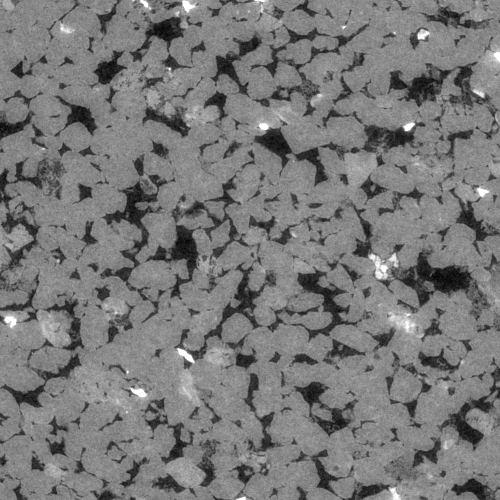
#> input picture berea8bit.tif, 500 x 500 px
$ python 'Image code.py'
#> lines starting #> are read from the running program, lines starting #| are printed output that depends on the picture; after the words box and inside, x2 and y2 are one past the last pixel; in counts of white or black regions, pixels touching at a corner belong together; long printed decimals are rounded
##### Image Analysis code goes here: #####

#### importing libraries
from skimage import io
import matplotlib.pyplot as plt
import numpy as np
from PIL import Image

#### Viewing image
image = Image.open('berea8bit.tif')
#> image is the input picture: PIL image 500x500 L; min 0, max 255, mean 120.5
image.show()
imarray = np.array(image)

img = io.imread('berea8bit.tif')
plt.imshow(img,cmap='gray')
plt.axis('off')
plt.show()
imarray = np.array(img)

#### displaying image as a histogram
# convert image to a property vector
imV = imarray.reshape((500*500, 1))
# histogram
plt.hist(imV, density=True, bins=30, range=[120,270])
plt.show()
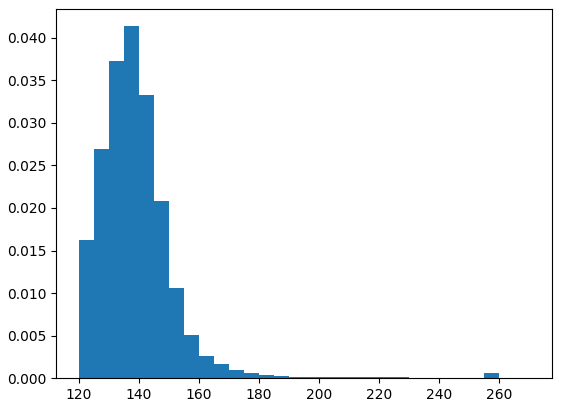
#> figure drawn by matplotlib, 1 panel; tallest bar 0.0414 high, from x = 135 to 140

### binary image thresholding
BW = imarray
BW[BW<100] = 0
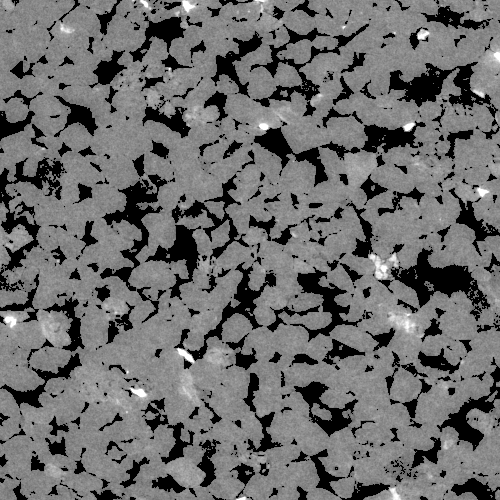
#> BW: shape (500, 500); min 0, max 255, mean 108.3
BW[BW>=100] = 255
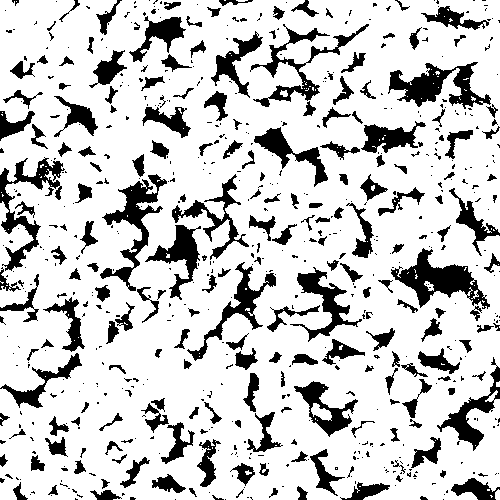
#> BW: shape (500, 500); 79.8% white; 647 black regions (437 under 20 px), largest, box (x1, y1, x2, y2) and area: (391, 248, 490, 309) 2285, (388, 62, 491, 109) 2073, (100, 174, 167, 291) 2020
BW2 = BW.astype(bool)
BW2 = np.array(BW2)
plt.imshow(imarray, cmap='Greys_r')
plt.axis('off')

area = np.size(BW2)
#> area = 250000
fw = np.sum(BW2)
#> fw = 199449

print('The porosity of the thin section is:', (1 - (fw/area))*100)
#| The porosity of the thin section is: 20.220
